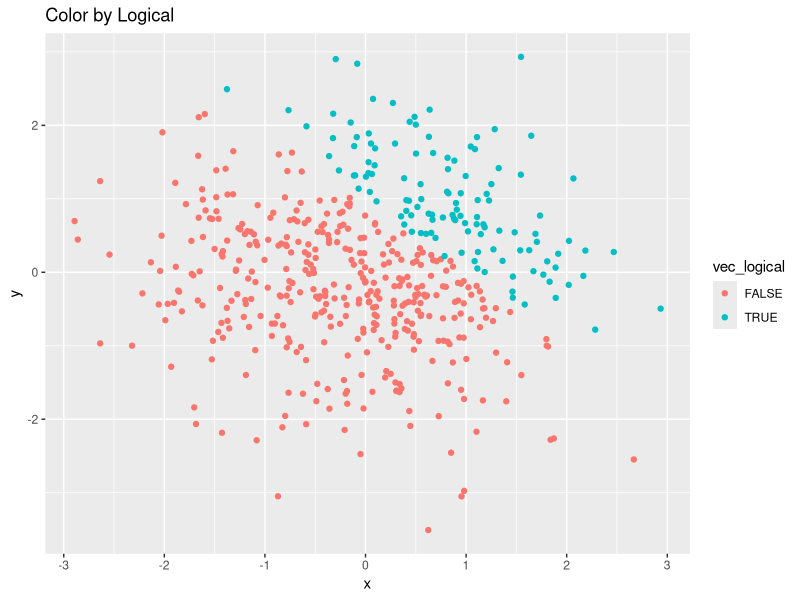
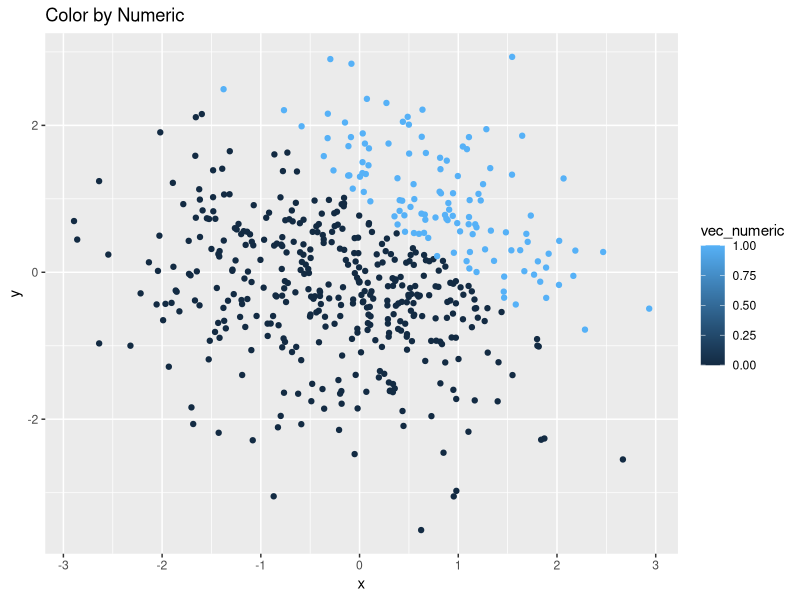
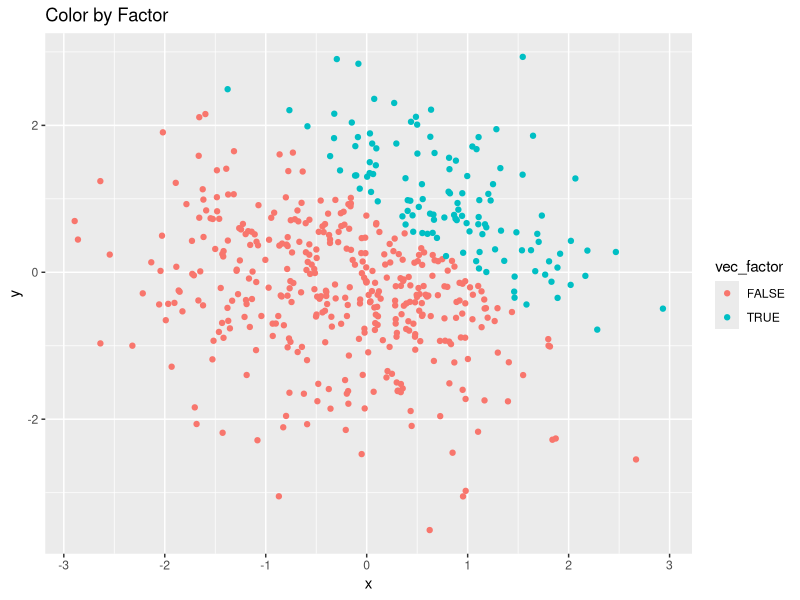
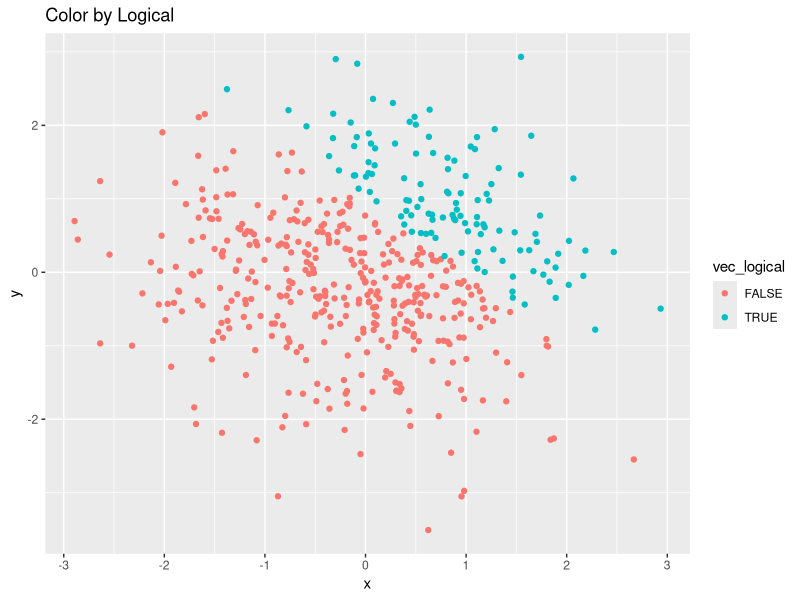

R code for these plots, in order:
## ---- chunk 1
knitr::opts_chunk$set(echo = TRUE)

#load packages
library(tidyverse)
## ---- chunk 2
# Create an original data frame
df_1 = tibble(
  vec_numeric = rnorm(8, mean = 0, sd = 1),
  vec_logical = vec_numeric > 0,
  vec_character = c("James", "Benedict","Kate","Jennifer","Jake","Morgan","Martin","Natalie"),
  vec_factor = factor(c("B","A","C","B","B","A","C","C"))
)
## ---- chunk 3
# Take the mean of each variable
mean(pull(df_1, vec_numeric))
mean(pull(df_1, vec_logical))
mean(pull(df_1, vec_character))
mean(pull(df_1, vec_factor))
## ---- chunk 4
# Convert the logical vector to numeric
log_num = as.numeric(pull(df_1, vec_logical))
log_num * pull(df_1, vec_numeric)

# Covert the logical vector to a factor
log_fac = factor(pull(df_1, vec_logical))
log_fac * pull(df_1, vec_numeric)

# Convert the logical vector to a factor and then convert the result to numeric
log_fac_num = as.numeric(log_fac)
log_fac_num * pull(df_1, vec_numeric)
## ---- chunk 5
set.seed(50) # set.seed() would fix the randomly chosen variables

df_2 = tibble(
  x = rnorm(n = 500, mean = 0, sd = 1),
  y = rnorm(n = 500, mean = 0, sd = 1),
  vec_logical = (x + y) > 1,
  vec_numeric = as.numeric(vec_logical),
  vec_factor = factor(vec_logical)
)
## ---- chunk 6
# Using the logical variable as determinants for different colors
plot_1 = ggplot(df_2, aes(x = x, y = y, color = vec_logical)) + 
  geom_point() + 
  ggtitle("Color by Logical")
# Using the numeric variable as determinants for different colors
plot_2 = ggplot(df_2, aes(x = x, y = y, color = vec_numeric)) + 
  geom_point() + 
  ggtitle("Color by Numeric")
# Using the factor variable as determinants for different colors
plot_3 = ggplot(df_2, aes(x = x, y = y, color = vec_factor)) + 
  geom_point() + 
  ggtitle("Color by Factor")

#Show the plots
plot_1
plot_2
plot_3
## ---- chunk 7
ggsave("Plot Color by Logical.png", plot = plot_1)
